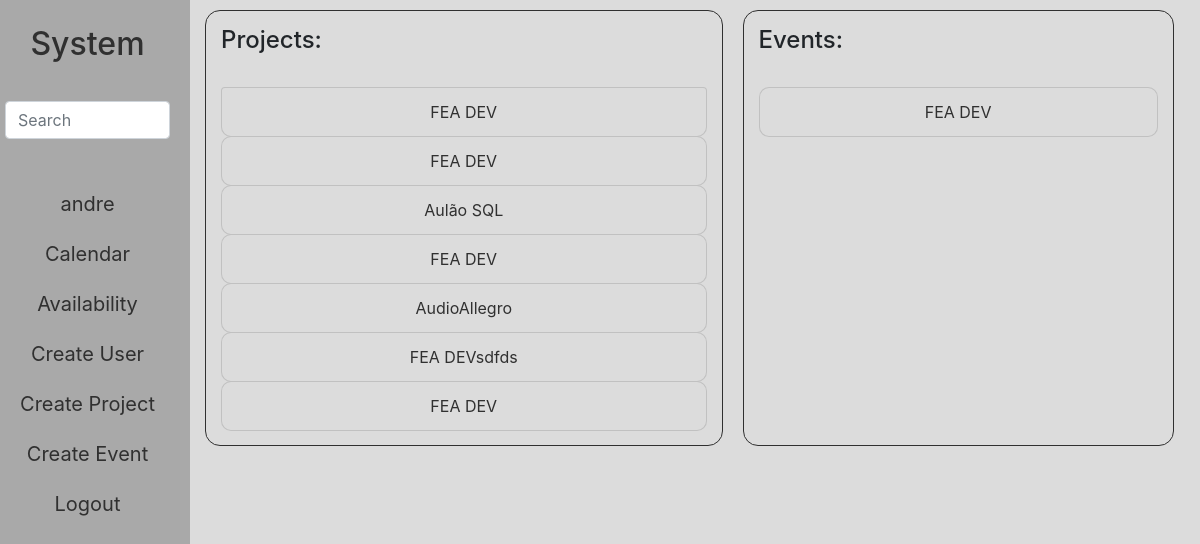
/ (signed in), run on the app's committed database.
### system/models.py (models this page shows, shortened)
class User(AbstractUser):
    position = models.ForeignKey("Position", on_delete=models.CASCADE, related_name="user_position", default=None, blank=True, null=True)
    group = models.ForeignKey("Group", on_delete=models.CASCADE, related_name="user_group", blank=True, null=True, default=None)
    area = models.ForeignKey("Area", on_delete=models.CASCADE, related_name="user_area", default=None, blank=True, null=True)
    biography = models.TextField(max_length=250, blank=True, null=True)

class Project(models.Model):
    group = models.ForeignKey("Group", on_delete=models.CASCADE, related_name="project_group")
    responsible = models.ForeignKey("User", on_delete=models.CASCADE, related_name="project_responsible")
    members = models.ManyToManyField("User", blank=True, related_name="project_members")
    name = models.CharField(max_length=50)
    description = models.TextField(max_length=500, blank=True, null=True)
    start_day = models.DateTimeField()
    end_day = models.DateTimeField(blank=True, null=True)
    created = models.DateTimeField(auto_now_add=True)
    category = models.CharField(max_length=20, blank=True, null=True)
    def __str__(self):
        return f"{self.name}"

class Event(models.Model):
    area = models.ForeignKey("Area", on_delete=models.CASCADE, related_name="event_area")
    responsible = models.ForeignKey("User", on_delete=models.CASCADE, related_name="event_responsible")
    members_planned = models.ManyToManyField("User", blank=True, related_name="event_members_planned")
    members_present = models.ManyToManyField("User", blank=True, related_name="event_members_present", default=None, null=True)
    name = models.CharField(max_length=50)
    description = models.TextField(max_length=500)
    start_day = models.DateTimeField()
    end_day = models.DateTimeField(blank=True, null=True)
    created = models.DateTimeField(auto_now_add=True)
    category = models.CharField(max_length=20, blank=True, null=True)
    def __str__(self):
        return f"{self.name}"

### system/views.py (the view)
# urls.py: path("", views.index, name="index"),
@login_required(login_url="login")
def index(request):
    projects = Project.objects.all().order_by("-start_day")
    events = Event.objects.all().order_by("-start_day")
    return render(request, "system/index.html", {
        "projects": projects,
        "events": events
    })

### system/templates/system/index.html
{% extends "system/layout.html" %}
{% block body %}
    <div class="row">
        <div class="col-md-6" id="projects-views">
            <h4>Projects:</h4>
            <br>
            <ul class="list-group">
                {% if projects %}
                    {% for project in projects %}
                        <li class="list-group-item"><a href="#">{{ project }}<a></li>
                    {% endfor %}
                {% else %}
                    <li class="list-group-item">No projects</li>
                {% endif %}
            </ul>
        </div>
        <div class="col-md-5" id="events-views">
            <h4>Events:</h4>
            <br>
            <ul class="list-group">
                {% if events %}
                    {% for event in events %}
                        <li class="list-group-item"><a href="#">{{ event }}<a></li>
                    {% endfor %}
                {% else %}
                    <li class="list-group-item">No events</li>
                {% endif %}
            </ul>
        </div>
    </div>
{% endblock body %}

### system/templates/system/layout.html (shortened to what this page needs)
{% load static %}
<!DOCTYPE html>
<html lang="en">
  <head>
    <link rel="stylesheet" href="https://stackpath.bootstrapcdn.com/bootstrap/4.3.1/css/bootstrap.min.css">
    <link href="{% static 'system/styles.css' %}" rel="stylesheet">
  </head>
  <body>
    <div class="row">
        <div class="sidebar col-lg-2 col-md-3">
            <a href="{% url 'index' %}"><h2>System</h2></a>
            <br>
            {% if user.is_authenticated %}
                <form action="#" method="get">
                    <input class="form-control" type="text" name="q" placeholder="Search">
                </form>
                <div>
                    <a href="{% url 'profile' %}">{{ user.username }}</a>
                </div>
                <div>
                    <a href="{% url 'calendar' %}">Calendar</a>
                </div>
                <div>
                    <a href="{% url 'availability' %}">Availability</a>
                </div>
                {% if user.is_staff == 1 %}
                    <div>
                        <a href="{% url 'create_view' 'user' %}">Create User</a>
                    </div>
                    <div>
                        <a href="{% url 'create_view' 'project' %}">Create Project</a>
                    </div>
                    <div>
                        <a href="{% url 'create_view' 'event' %}">Create Event</a>
                    </div>
                {% endif %}
                <div>
                    <a href="{% url 'logout' %}">Logout</a>
                </div>
            {% else %}
                <div>
                    <a href="{% url 'login' %}">Log In</a>
                </div>
            {% endif %}
        </div>
        <div class="main col-lg-10 col-md-9">
            {% block body %}
            {% endblock body %}
        </div>
    </div>
  </body>
</html>

### system/static/system/styles.css (style rules this page uses)
body { font-family: 'Roboto' sans-serif; }
li { list-style-type: none; max-width:100%; word-break:break-all; border: 1px solid #303030; text-align: center; border-radius: 10px; }
li a { color: #303030; text-decoration: none; }
#projects-views { border: 1px solid #303030; border-radius: 15px; padding: 15px; margin-left: 20px; margin-right: 20px; }
#events-views { border: 1px solid #303030; border-radius: 15px; padding: 15px; margin-right: 20px; }
.list-group-item { background-color: gainsboro; }
.main { padding: 10px; background-color: gainsboro; }
.sidebar { background-color: darkgray; height: 100vh; padding: 20px; text-align: center; }
.sidebar a { color: #303030; text-decoration: none; font-size: 20px; }
.sidebar h2 { margin-top: 5px; }
.sidebar div { margin-top: 20px; }

### data on the page
User: username "andre"
Project: name "FEA DEV"
Project: name "FEA DEV"
Project: name "Aulão SQL"
Project: name "FEA DEV"
Project: name "AudioAllegro"
Project: name "FEA DEVsdfds"
Project: name "FEA DEV"
Event: name "FEA DEV"
